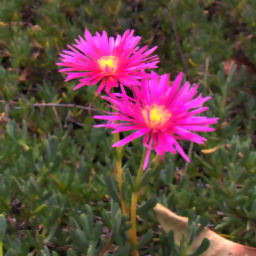
#> input picture LF/Frames/IMG_0001/IMG_0001_002_01_02.png, 256 x 256 px; its folder holds only this picture in this run
$ python angular_spatial_downsampling.py   (older library calls are emulated)
#> lines starting #> are read from the running program, lines starting #| are printed output that depends on the picture; after the words box and inside, x2 and y2 are one past the last pixel; in counts of white or black regions, pixels touching at a corner belong together
#!/usr/bin/env python3
# -*- coding: utf-8 -*-
"""
Created on Wed Feb 24 08:58:46 2021

@author: Felipe Jaramillo
"""
import os
import glob
import sys
import cv2
import numpy as np
import math
from matplotlib import pyplot as plt
import time

# [17 lines left out: function LFuvst, not called in this run]

def FrequencyFilterin(img, factor):
  h, w = img.shape[:2]
  dft = np.fft.fft2(np.float32(img)) # do dft saving as complex output
  dft_shift = np.fft.fftshift(dft) # apply shift of origin to center of image
  radius = int((1/(2*factor))*h) # create white circle on black background for low pass filter
  mask = np.zeros((h, w, 1), np.float32)
  cy = mask.shape[0] // 2
  cx = mask.shape[1] // 2
  cv2.circle(mask, (cx,cy), radius, 1, -1)
  n = int(h/8)
  if n%2 == 0: n + 1
  mask = cv2.GaussianBlur(mask, (n,n), 0) # antialias mask via blurring
  dft_shift_filtered = np.multiply(dft_shift, mask) # apply mask to dft_shift
  # shift origin from center to upper left corner
  # do idft saving as complex
  # combine complex real and imaginary components to form (the magnitude for) the original image again
  img_flt=(np.abs(np.fft.ifft2(np.fft.ifftshift(dft_shift_filtered))))
  return img_flt

def SpatialDownsampling(img, factor):
  img = np.float32(img) / 255.0 # Normalize image between [0, 1]
  b,g,r = cv2.split(img)
  bflt = FrequencyFilterin(b, factor)
  gflt = FrequencyFilterin(g, factor)
  rflt = FrequencyFilterin(r, factor)
  imgflt = cv2.merge((bflt, gflt, rflt))
  imgdwn = imgflt[::factor, ::factor, :]
  imgdwn = cv2.normalize(imgdwn, None, alpha=0, beta=255, norm_type=cv2.NORM_MINMAX, dtype=cv2.CV_8U)
  return imgdwn

def lcm(a, b):
  return abs(a*b) // math.gcd(a, b)

# [81 lines left out: functions AngularDownsampling, SynthesizeImgs, not called in this run]


# Path withl LF subimages
pth_frames = os.getcwd() + '/LF/Frames/'
# Path to save original LF organized by stuv coordinates
pth_LFuvst = os.getcwd() + '/LF/LF_stuv/'

f_list = os.listdir(pth_frames)
LRfolders = []
HRfolders = []

for i in f_list:
  subs = 'downsampled'
  if subs in i: # divide LR and HR folder's names in two list: LRfolders, HRfolders
    LRfolders.append(i)
  else:
    HRfolders.append(i)
  LRfolders.sort()
  HRfolders.sort()

factor = 2 # spatial downsampling factor
st_hr, st_lr = 9, 5 # original angular resolution, downsampled angular resolution

for folder in HRfolders:

  start_time = time.time()
  print("\nProcessing light field %s " % (folder))
  subimgs_list = glob.glob(pth_frames+folder+'/*.png')
  subimgs_list.sort()

  appnd = [f[-7:] for f in subimgs_list]
  appnd.sort()

  print("Spatial downsampling by factor of %d " % (factor))
  imgshr = []
  imgslr = []
  if not os.path.exists(pth_frames+folder+'_sdownsampled'):
    os.makedirs(pth_frames+folder+'_sdownsampled')
  print("Saving results at %s " % ((pth_frames+folder+'_sdownsampled')), end="")
  for i in appnd:
    for f in subimgs_list:
      if i in f[-7:]:
        imghr = cv2.imread(f)
#> imghr is the input picture: shape (256, 256, 3); mean B, G, R 65.6, 71.3, 98.9
        imgshr.append(imghr)
        h, w, _ = imghr.shape
#> h = 256; w = 256
        imglr = SpatialDownsampling(imghr, factor)
#> in SpatialDownsampling, `b,g,r = cv2.split(img)`:
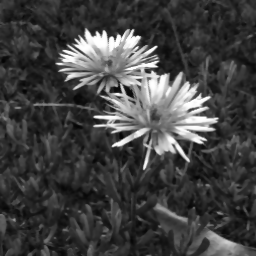
#> b: shape (256, 256) float32; min 0.0157, max 1, mean 0.257
#> in SpatialDownsampling, `b,g,r = cv2.split(img)`:
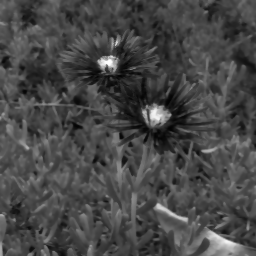
#> g: shape (256, 256) float32; min 0.00784, max 0.996, mean 0.28
#> in SpatialDownsampling, `b,g,r = cv2.split(img)`:
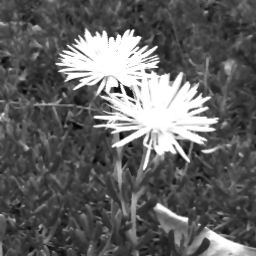
#> r: shape (256, 256) float32; min 0.0196, max 1, mean 0.388
#> in FrequencyFilterin, `cv2.circle(mask, (cx,cy), radius, 1, -1)`:
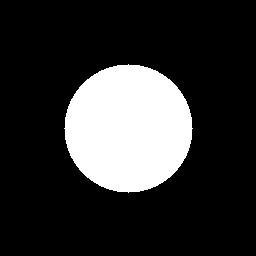
#> mask: shape (256, 256, 1) float32; values 0 (black) and 1 (white), 19.6% white; 1 white region, box (x1, y1, x2, y2) and area: (64, 64, 193, 193) 12853
#> (the run stopped early here; a loop or call above may not have finished)
